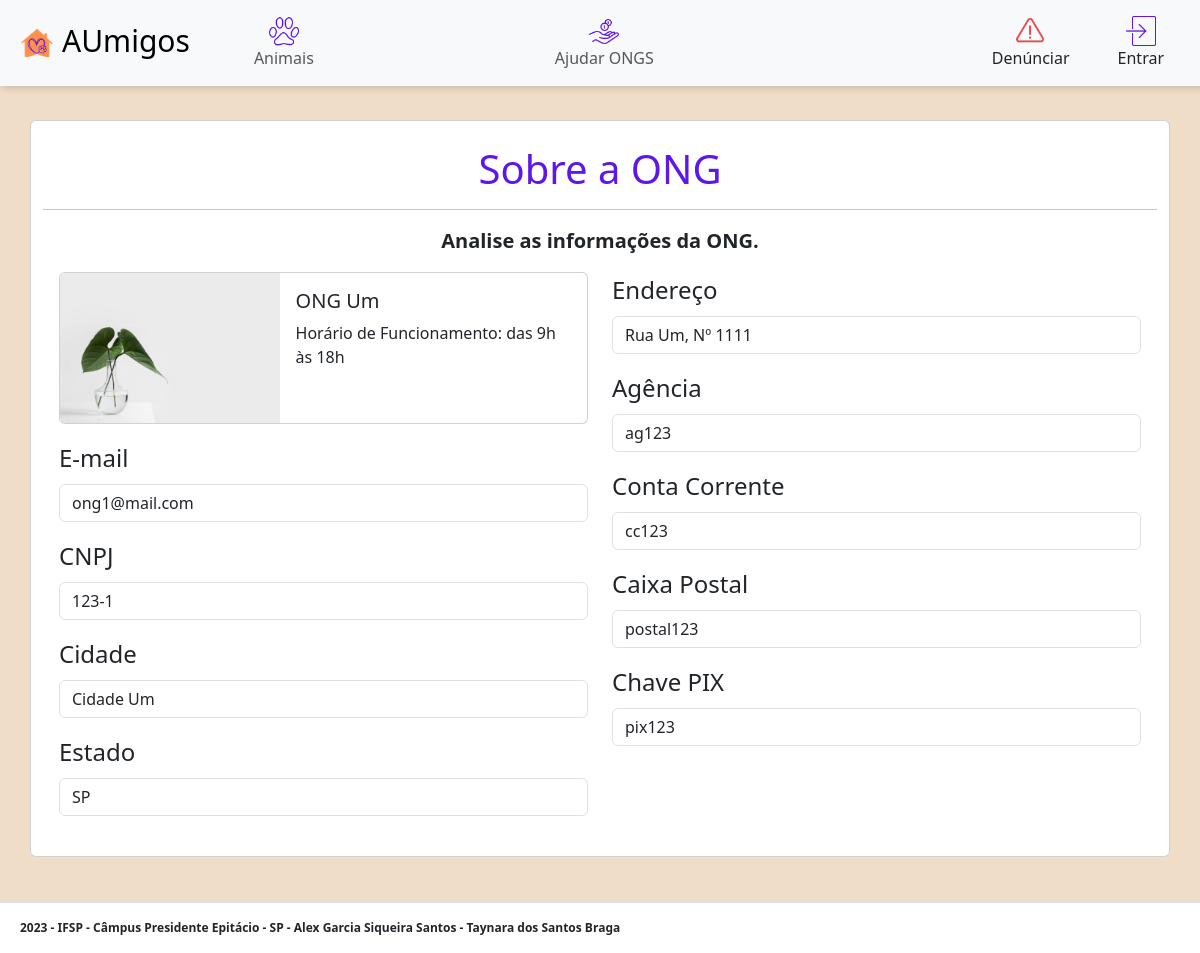
Page /a_ver_ong.php?ong_codigo=1 on the committed database.
### tables this page shows
CREATE TABLE Ong (
	ong_codigo INT NOT NULL AUTO_INCREMENT,
	ong_cnpj VARCHAR(45) NOT NULL UNIQUE,
	nome_fantasia VARCHAR(45) NOT NULL,
    ong_foto VARCHAR(255),
	cidade VARCHAR(45) NOT NULL,
	estado VARCHAR(45) NOT NULL,
	endereco VARCHAR(45) NOT NULL,
	descricao VARCHAR(80),
	email_ong VARCHAR(45) NOT NULL,
	senha_ong VARCHAR(45) NOT NULL,
	agencia VARCHAR(45),
	conta_corrente VARCHAR(45),
	chave_pix VARCHAR(45),
	caixa_postal VARCHAR(45),
	PRIMARY KEY (ong_codigo)
);

### funcoes/_funcoesConfigBanco.php (called while the page is built, shortened)
<?php
function executarSelect($con, $sql){
    $res = mysqli_query($con, $sql);
    if($res && mysqli_num_rows($res) > 0){
        $dados = mysqli_fetch_all($res, MYSQLI_ASSOC);
    } else {
        $dados = array();
    }
    return $dados;
}

### a_ver_ong.php (the view, shortened to what this page needs)
<?php
include "layout/_cabecalho.php";
include "layout/_a_navbar.php";
$conexao = conectarBanco("aumigos");
$ong_codigo = $_GET["ong_codigo"];
$sql = "SELECT * FROM Ong WHERE ong_codigo = $ong_codigo";
$ongs = executarSelect($conexao, $sql);
$ong = $ongs[0];
?>
<main>
  <br><br><br>
  <div class="container mt-5 card">
    <br>
    <div class="row">
      <div class="col-12">
        <div class="text-center">
          <h1 class="titulo2">Sobre a ONG</h1>
          <hr>
          <div class="fs-5 texto2">Analise as informações da ONG.</div>
        </div>
      </div>
    </div>
    <div class="row card-body">
      <div class="col-6 fs-4">
        <div class="mb-2">
          <div class="">
            <div class="card mb-3" style="max-width: 540px;">
              <div class="row g-0">
                <div class="col-md-5">
                  <img src="upload/<?= $ong["ong_foto"] ?>" class="img-fluid rounded-start" alt="...">
                </div>
                <div class="col-md-7">
                  <div class="card-body">
                    <h5 class="card-title"><?= $ong["nome_fantasia"] ?></h5>
                    <div class="fs-6 card-text"><?= $ong["descricao"] ?></div>
                  </div>
                </div>
              </div>
            </div>
          </div>
        </div>
        <div class="mb-3">
          <label for="email_ong" class="form-label">E-mail</label>
          <input type="email" class="form-control" id="email_ong" name="email_ong" placeholder="Digite o e-mail" value="<?= $ong["email_ong"] ?>" readonly>
        </div>
        <div class="mb-3">
          <label for="ong_cnpj" class="form-label">CNPJ</label>
          <input type="text" class="form-control" id="ong_cnpj" name="ong_cnpj" value="<?= $ong["ong_cnpj"] ?>" readonly>
        </div>
        <div class="mb-3">
          <label for="cidade" class="form-label">Cidade</label>
          <input type="text" class="form-control" id="cidade" name="cidade" placeholder="Digite a cidade" value="<?= $ong["cidade"] ?>" readonly>
        </div>
        <div class="mb-4">
          <label for="estado" class="form-label">Estado</label>
          <input type="text" class="form-control" id="estado" name="estado" placeholder="Digite o estado" value="<?= $ong["estado"] ?>" readonly>
        </div>
      </div>
      <div class="col-6 fs-4">
        <div class="mb-3">
          <label for="endereco" class="form-label">Endereço</label>
          <input type="text" class="form-control" id="endereco" name="endereco" placeholder="Digite o endereço" value="<?= $ong["endereco"] ?>" readonly>
        </div>
        <div class="mb-3">
          <label for="agencia" class="form-label">Agência</label>
          <input type="text" class="form-control" id="agencia" name="agencia" placeholder="Digite a agência" value="<?= $ong["agencia"] ?>" readonly>
        </div>
        <div class="mb-3">
          <label for="conta_corrente" class="form-label">Conta Corrente</label>
          <input type="text" class="form-control" id="conta_corrente" name="conta_corrente" placeholder="Digite a conta corrente" value="<?= $ong["conta_corrente"] ?>" readonly>
        </div>
        <div class="mb-3">
          <label for="caixa_postal" class="form-label">Caixa Postal</label>
          <input type="text" class="form-control" id="caixa_postal" name="caixa_postal" placeholder="Digite a caixa postal" value="<?= $ong["caixa_postal"] ?>" readonly>
        </div>
        <div class="">
          <label for="chave_pix" class="form-label">Chave PIX</label>
          <input type="text" class="form-control" id="chave_pix" name="chave_pix" placeholder="Digite uma chave PIX" value="<?= $ong["chave_pix"] ?>" readonly>
        </div>
      </div>
    </div>
  </div>
  <br><br><br><br>
</main>
<?php
include "layout/_rodape.php";
?>

### rows in the picture
ong: ong_foto (picture), nome_fantasia "ONG Um", descricao "Horário de Funcionamento: das 9h às 18h", email_ong "ong1@mail.com", ong_cnpj "123-1", cidade "Cidade Um", estado "SP", endereco "Rua Um, Nº 1111", agencia "ag123", conta_corrente "cc123", caixa_postal "postal123", chave_pix "pix123"
